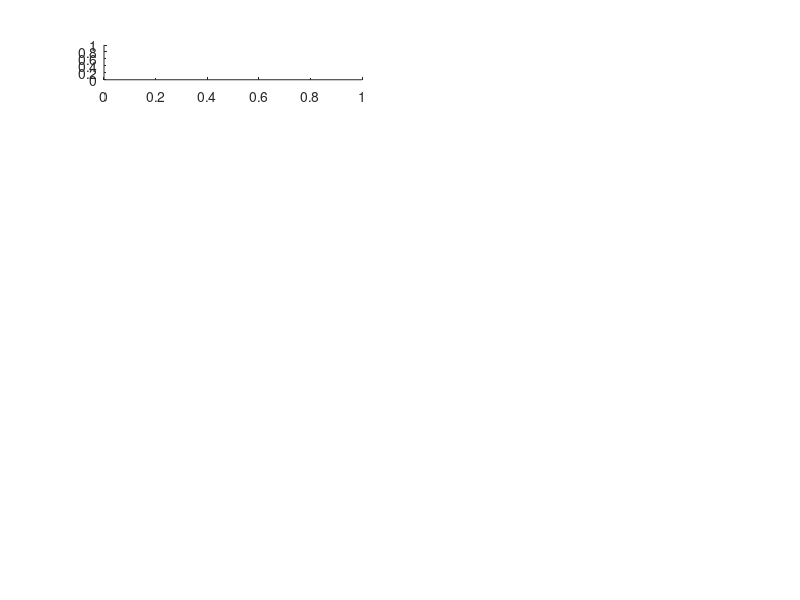

MATLAB code for this plot: (Note: this script raises an error after producing the figure.)
figure
for channel=1:14
    subplot(7,2,channel);
    plot(Performance(channel,:));
    %title(sprintf('%d', channel));
    %title(sprintf('Exp.%d:Channel %10.3f - MinPts %10.3f', expcode, channel, minPts));
    %xlabel('DbscanRadio')
    %ylabel('ACC')
    axis([0 300 0 1]);
end